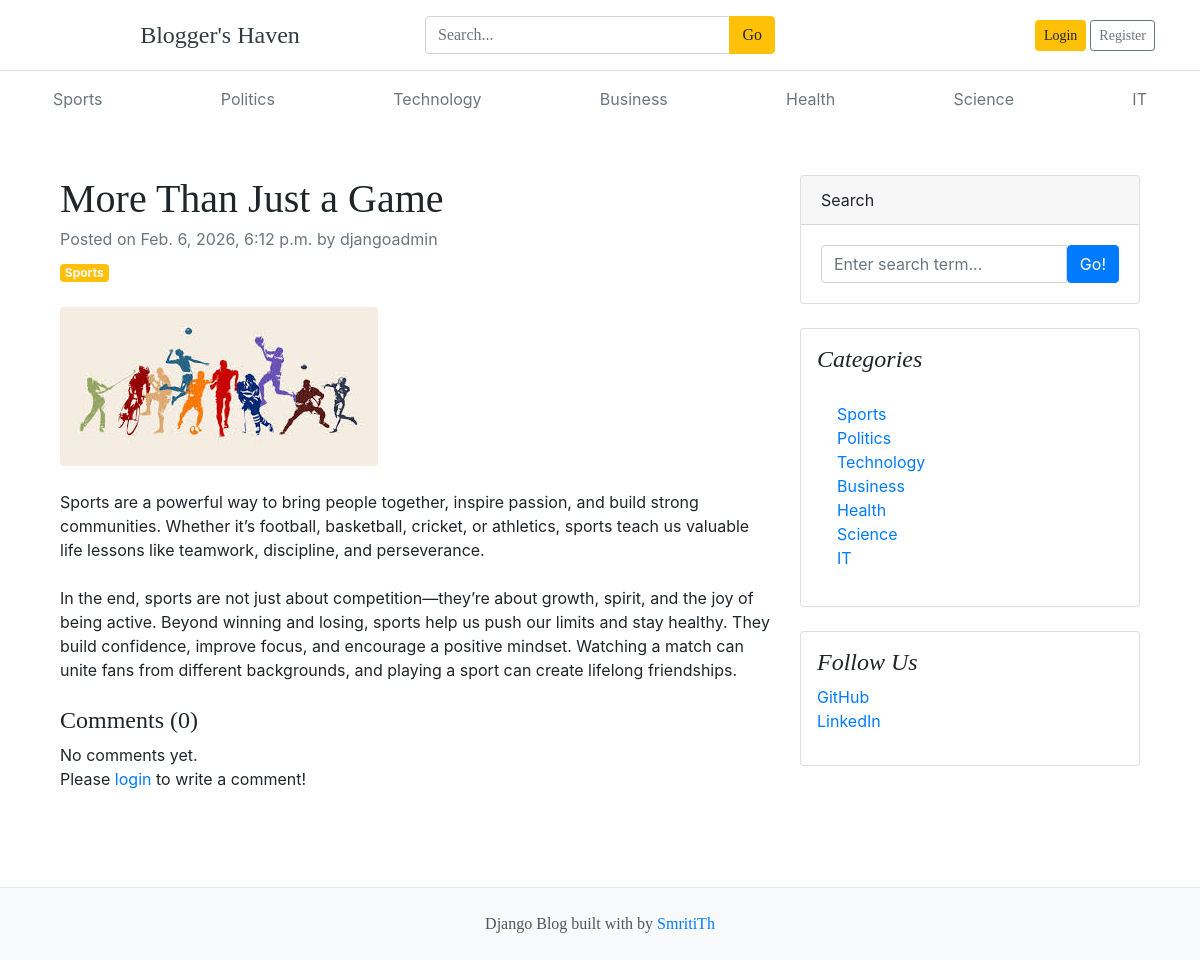
The app's page /blogs/more-than-just-a-game/ with its own data.
### blogs/models.py (models this page shows, shortened)
class Category(models.Model):
    category_name = models.CharField(max_length=50, unique=True)
    created_at = models.DateTimeField(auto_now_add=True)
    updated_at = models.DateTimeField(auto_now=True)
    class Meta:
        verbose_name_plural = "Categories"
    def __str__(self):
        return self.category_name

class Blog(models.Model):
    title = models.CharField(max_length=100)
    slug = models.SlugField(max_length=150, unique=True, blank=True)
    category = models.ForeignKey(Category, on_delete=models.CASCADE, related_name='blogs')
    author = models.ForeignKey(User, on_delete=models.CASCADE, related_name='blogs')
    featured_image = models.ImageField(upload_to='uploads/%Y/%m/%d/')
    short_description = models.TextField(max_length=5000)
    blog_body = models.TextField(max_length=2000)
    status = models.CharField(max_length=20, choices=STATUS_CHOICES, default="Draft")
    is_featured = models.BooleanField(default=False)
    created_at = models.DateTimeField(auto_now_add=True)
    updated_at = models.DateTimeField(auto_now=True)

### assignments/models.py (models this page shows, shortened)
class SocialLink(models.Model):
    platform = models.CharField(max_length=25)
    link = models.URLField(max_length=255)
    created_at = models.DateTimeField(auto_now_add=True)
    updated_at = models.DateTimeField(auto_now=True)

### blogs/views.py (the view, shortened to what this page needs)
# urls.py: path('blogs/<slug:slug>/', BlogsView.blogs, name='blog'),
def blogs(request, slug):
    single_blog = get_object_or_404(Blog, slug=slug, status='Published')
    comments = Comment.objects.filter(blog=single_blog)
    comment_count = comments.count()
    print('Comments=>', comments)
    context = {
        'single_blog': single_blog,
        'comments' : comments,
        'comment_count' : comment_count,
    }
    return render(request, 'blogs.html', context)

### blogs/context_processors.py (called while the page is built)
def get_categories(request):
    categories=Category.objects.all()
    return dict(categories=categories)

def get_social_links(request):
    social_links = SocialLink.objects.all()
    return dict(social_links=social_links)

### templates/blogs.html
{% extends 'base.html' %}
{% block content %}
<div class="container mt-5">
    <div class="row">
        <div class="col-lg-8">
            <article>
                <header class="mb-4">
                    <h1 class="fw-bolder mb-1">{{ single_blog.title }}</h1>
                    <div class="text-muted fst-italic mb-2">Posted on {{ single_blog.created_at }} by {{ single_blog.author }}</div>
                    <a class="badge bg-warning text-decoration-none text-light" href="#!">{{ single_blog.category }}</a>
                </header>
                <figure class="mb-4"><img class="img-fluid rounded" src="{{ single_blog.featured_image.url }}" alt="..." /></figure>
                <section class="mb-5">
                    <p class="fs-5 mb-4">{{ single_blog.short_description }}</p>
                    <p class="fs-5 mb-4">{{ single_blog.blog_body }}</p>
                    <h4>Comments ({{ comment_count }})</h4>
                    {% if comments %}
                        {% for comment in comments %}
                            <div class="card mt-1">
                                <div class="card-body">
                                    <p class="card-text mb-0">{{ comment }}</p>
                                    <span>
                                        <small>By {{ comment.user }}</small>
                                        <small>| {{ comment.created_at | timesince }} ago</small>
                                    </span>
                                </div>
                            </div>
                        {% endfor %}
                    {% else %}
                    No comments yet.
                    {% endif %}
                    <br>
                    <div class="form-group">
                        {% if user.is_authenticated %}
                        <form action="" method="POST">
                            {% csrf_token %}
                            <div class="form-group">
                                <textarea name="comment" class="form-control" placeholder="Write your comment"></textarea>
                                <input type="submit" value="Submit" class="btn btn-primary mt-2">
                            </div>
                        </form>
                        {% else %}
                        <p>Please <span><a href="{% url 'login' %}">login</a></span> to write a comment!</p>
                        {% endif %}
                    </div>
                </section>
            </article>
        </div>
        <div class="col-lg-4">
         <div class="card mb-4">
            <div class="card-header">Search</div>
            <div class="card-body">
                <div class="input-group">
                    <input class="form-control" type="text" placeholder="Enter search term..." aria-label="Enter search term..." aria-describedby="button-search" />
                    <button class="btn btn-primary" id="button-search" type="button">Go!</button>
                </div>
            </div>
        </div>
            <div class="card mb-4 p-3">
                <h4 class="font-italic">Categories</h4>
                <div class="card-body">
                    <div class="row">
                        <div class="col-sm-6">
                            <ul class="list-unstyled mb-0">
                                {% for cat in categories %}
                                <li><a href="{% url 'posts_by_category' cat.id %}">{{ cat.category_name }}</a></li>
                                {% endfor %}
                            </ul>
                        </div>
                    </div>
                </div>
            </div>
            {% if social_links %}
            <div class="card mb-4 p-3">
                <h4 class="font-italic">Follow Us</h4>
                <ol class="list-unstyled">
                    {% for i in social_links %}
                    <li><a href="{{ i.link }}" target="_blank">{{ i.platform }}</a></li>
                    {% endfor %}
                </ol>
            </div>
            {% endif %}
        </div>
    </div>
</div>
{% endblock %}

### templates/base.html (shortened to what this page needs)
{% load static %}
<!DOCTYPE html>
<html lang="en">
<head>
  <link href="https://getbootstrap.com/docs/4.0/dist/css/bootstrap.min.css" rel="stylesheet">
  <link rel="stylesheet" href="{% static 'css/blog.css' %}">
  <link rel="stylesheet" href="https://cdnjs.cloudflare.com/ajax/libs/font-awesome/4.7.0/css/font-awesome.min.css">
</head>
<body>
<header class="blog-header py-3 border-bottom">
  <div class="container">
    <div class="row align-items-center">
      <div class="col-4">
        <a class="text-dark h4 text-decoration-none" href="/">Blogger's Haven</a>
      </div>
      <div class="col-4">
        <form action="{% url 'search' %}" method="GET">
          <div class="input-group">
            <input class="form-control" type="text" name="keyword"
                   placeholder="Search..." />
            <div class="input-group-append">
              <button class="btn btn-warning" type="submit">Go</button>
            </div>
          </div>
        </form>
      </div>
      <div class="col-4 text-right">
        {% if not user.is_authenticated %}
        <a class="btn btn-sm btn-warning" href="{% url 'login' %}">Login</a>
        <a class="btn btn-sm btn-outline-secondary" href="{% url 'register' %}">Register</a>
        {% else %}
        <span><a href="{% url 'dashboard' %}">Dashboard</a></span>
        &emsp;
        <span><a href="{% url 'logout' %}">Logout</a></span>
        {% endif %}
      </div>
    </div>
  </div>
</header>
<div class="container">
  <nav class="nav d-flex justify-content-between py-2">
    {% for cat in categories %}
      <a class="p-2 text-muted" href="{% url 'posts_by_category' cat.id %}">
        {{ cat.category_name }}
      </a>
    {% endfor %}
  </nav>
</div>
<div class="container mt-4">
  {% block content %}{% endblock %}
</div>
<footer class="blog-footer mt-5">
  <p>Django Blog built with by <a href="{#}">SmritiTh</a></p>
</footer>
</body>
</html>

### blogger_haven/static/blog.css (style rules this page uses)
.blog-header { border-bottom: 1px solid #e5e5e5; }
h1, h2, h3, h4, h5, h6 { font-family: "Playfair Display", Georgia, "Times New Roman", serif; }
.blog-footer { padding: 2.5rem 0; color: #727272; text-align: center; background-color: #f9f9f9; border-top: .05rem solid #e5e5e5; }
.blog-footer p:last-child { margin-bottom: 0; }

### templates/base.html (style rules this page uses)
.blog-header { background-color: #ffffff; padding: 2rem 0; text-align: center; font-family: 'Playfair Display', serif; border-bottom: 1px solid #eaeaea; }
.blog-footer { background-color: #f8f9fa; padding: 1.5rem 0; text-align: center; font-family: 'Playfair Display', serif; border-top: 1px solid #eaeaea; color: #555; }
.blog-footer a { color: #007bff; text-decoration: none; }

### records on screen
Category: category_name "Sports"
Category: category_name "Politics"
Category: category_name "Technology"
Category: category_name "Business"
Category: category_name "Health"
Category: category_name "Science"
Category: category_name "IT"
Blog: title "More Than Just a Game", created_at "Feb. 6, 2026, 6:12 p.m.", author "djangoadmin", category "Sports", featured_image (picture), short_description "Sports are a powerful way to bring people together, inspire passion, and build strong communities. Whether it’s football, basketball, cricket, or athletics, sports teach us valuable life lessons like teamwork, discipline, and perseverance.", blog_body "In the end, sports are not just about competition—they’re about growth, spirit, and the joy of being active. Beyond winning and losing, sports help us push our limits and stay healthy. They build confidence, improve focus, and encourage a positive mindset. Watching a match can unite fans from different backgrounds, and playing a sport can create lifelong friendships."
SocialLink: platform "GitHub"
SocialLink: platform "LinkedIn"

### other values on screen
{{ comment_count }} "0"
